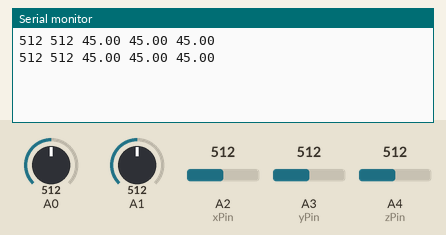
This sketch was run on a simulated Arduino Uno, built with avr-gcc and run on an emulated ATmega328P. On the bench: the last lines printed to the serial monitor. The inputs (shaded band) are chosen by the test bench; at power-on: A0 = 512, A1 = 512, A2 (xPin) = 512, A3 (yPin) = 512, A4 (zPin) = 512.

Above: at 1.8 s.
1.9 s: A0 set to 392
At 2.8 s:
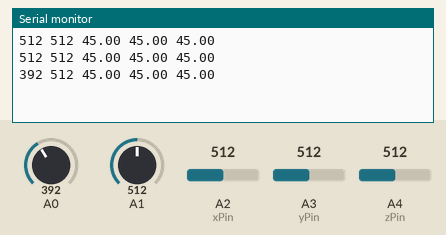
3.4 s: A1 set to 392
At 4.7 s:
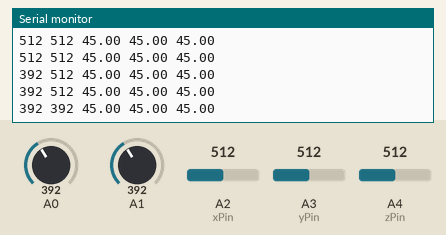
4.9 s: A2 (xPin) set to 392
At 5.8 s:
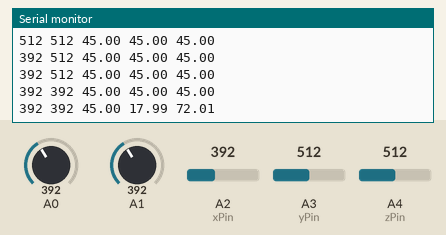
6.4 s: A3 (yPin) set to 392
At 7.6 s:
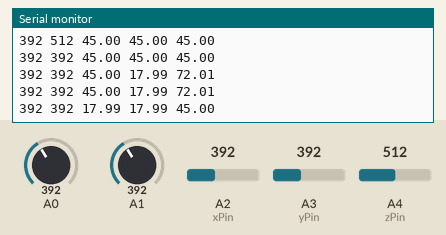
7.9 s: A4 (zPin) set to 716
At 8.4 s:
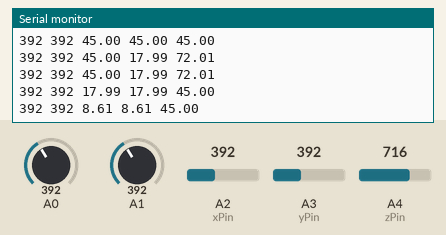
9.4 s: A0 set to 412
At 10.8 s:
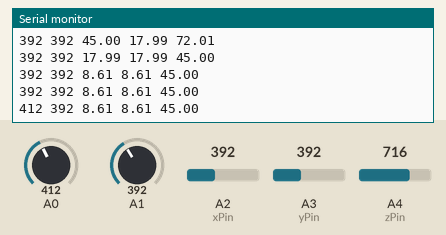
Timing chart, 0 to 11.9 s (numbered marks = the images above; inputs shaded):
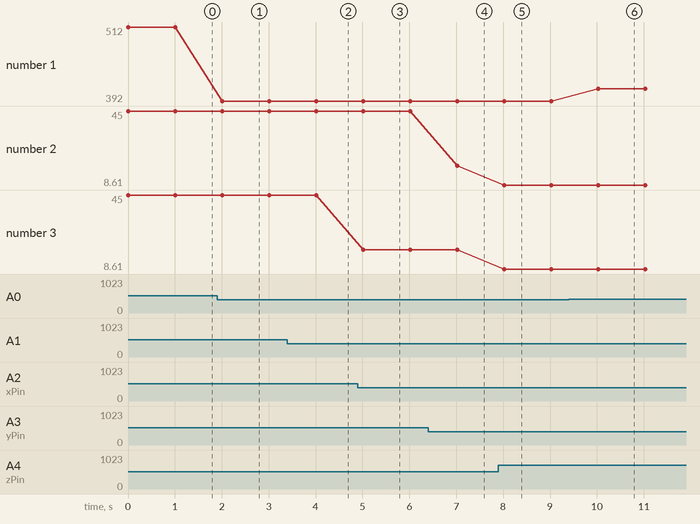

The sketch:

Bridge.ino
```cpp
const int xPin = 2;
const int yPin = 3;
const int zPin = 4;

int minVal = 265;
int maxVal = 402;

double x;
double y;
double z;

int sound_A;
int vib_A;

void setup()
{
  Serial.begin(9600);
}


void loop()
{
  // 소음 진동 센서
  sound_A = analogRead(A0);

  vib_A = analogRead(A1);

  Serial.print((String) sound_A+" ");
  Serial.print((String) vib_A+" ");

  int xRead = analogRead(xPin);
  int yRead = analogRead(yPin);
  int zRead = analogRead(zPin);

  // 가속도 센서
  int xAng = map(xRead, minVal, maxVal, -90, 90);
  int yAng = map(yRead, minVal, maxVal, -90, 90);
  int zAng = map(zRead, minVal, maxVal, -90, 90);

  x = RAD_TO_DEG * (atan2(-yAng, -zAng) + PI);
  y = RAD_TO_DEG * (atan2(-xAng, -zAng) + PI);
  z = RAD_TO_DEG * (atan2(-yAng, -xAng) + PI);

  Serial.print(x);
  Serial.print(" ");
  Serial.print(y);
  Serial.print(" ");
  Serial.println(z);

  delay(1000);
}
```

Measured:
- after the input at 1.9 s, the serial monitor: prints a new line after 0.11 s (image 1)
- after the input at 3.4 s, the serial monitor: prints a new line after 0.61 s (image 2)
- after the input at 4.9 s, the serial monitor: prints a new line after 0.11 s (image 3)
- after the input at 6.4 s, the serial monitor: prints a new line after 0.62 s (image 4)
- after the input at 7.9 s, the serial monitor: prints a new line after 0.12 s (image 5)
- after the input at 9.4 s, the serial monitor: prints a new line after 0.63 s (image 6)
- plotted number 1: 512 → 392 after the input at 1.9 s, 392 → 412 after the input at 9.4 s
- plotted number 2: 17.99 → 8.61 after the input at 7.9 s
